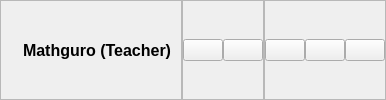
        <widget class="QWidget" name="headerContainer" native="true">
         <layout class="QHBoxLayout" name="horizontalLayout_15">
          <property name="spacing">
           <number>0</number>
          </property>
          <property name="leftMargin">
           <number>0</number>
          </property>
          <property name="topMargin">
           <number>0</number>
          </property>
          <property name="rightMargin">
           <number>0</number>
          </property>
          <property name="bottomMargin">
           <number>0</number>
          </property>
          <item>
           <widget class="QFrame" name="frame_159">
            <property name="frameShape">
             <enum>QFrame::StyledPanel</enum>
            </property>
            <property name="frameShadow">
             <enum>QFrame::Raised</enum>
            </property>
            <layout class="QHBoxLayout" name="horizontalLayout_17">
             <property name="spacing">
              <number>6</number>
             </property>
             <property name="leftMargin">
              <number>9</number>
             </property>
             <property name="topMargin">
              <number>9</number>
             </property>
             <property name="rightMargin">
              <number>9</number>
             </property>
             <property name="bottomMargin">
              <number>9</number>
             </property>
             <item>
              <widget class="QLabel" name="label_74">
               <property name="maximumSize">
                <size>
                 <width>30</width>
                 <height>30</height>
                </size>
               </property>
               <property name="text">
                <string/>
               </property>
               <property name="pixmap">
                <pixmap resource="res.qrc">:/images/logo.png</pixmap>
               </property>
               <property name="scaledContents">
                <bool>true</bool>
               </property>
              </widget>
             </item>
             <item>
              <widget class="QLabel" name="label_75">
               <property name="font">
                <font>
                 <pointsize>12</pointsize>
                 <weight>75</weight>
                 <bold>true</bold>
                </font>
               </property>
               <property name="text">
                <string>Mathguro (Teacher)</string>
               </property>
              </widget>
             </item>
            </layout>
           </widget>
          </item>
          <item alignment="Qt::AlignHCenter">
           <widget class="QFrame" name="frame_160">
            <property name="frameShape">
             <enum>QFrame::StyledPanel</enum>
            </property>
            <property name="frameShadow">
             <enum>QFrame::Raised</enum>
            </property>
            <layout class="QHBoxLayout" name="horizontalLayout_20">
             <property name="spacing">
              <number>0</number>
             </property>
             <property name="leftMargin">
              <number>0</number>
             </property>
             <property name="topMargin">
              <number>0</number>
             </property>
             <property name="rightMargin">
              <number>0</number>
             </property>
             <property name="bottomMargin">
              <number>0</number>
             </property>
             <item>
              <widget class="QPushButton" name="moreMenu_pushButton">
               <property name="toolTip">
                <string>More</string>
               </property>
               <property name="styleSheet">
                <string notr="true">#moreMenu_pushButton:hover{
	background-color: rgb(145, 173, 179);
	border-radius: 5px
}
#moreMenu_pushButton:pressed{
	background-color: rgb(78, 93, 100);
}</string>
               </property>
               <property name="text">
                <string/>
               </property>
               <property name="icon">
                <iconset resource="res.qrc">
                 <normaloff>:/icons/icons/more-horizontal.svg</normaloff>:/icons/icons/more-horizontal.svg</iconset>
               </property>
               <property name="iconSize">
                <size>
                 <width>30</width>
                 <height>30</height>
                </size>
               </property>
              </widget>
             </item>
             <item>
              <widget class="QPushButton" name="profileMenu_pushButton">
               <property name="toolTip">
                <string>Profile</string>
               </property>
               <property name="styleSheet">
                <string notr="true">#profileMenu_pushButton:hover{
	background-color: rgb(145, 173, 179);
	border-radius: 5px
}
#profileMenu_pushButton:pressed{
	background-color: rgb(78, 93, 100);
}</string>
               </property>
               <property name="text">
                <string/>
               </property>
               <property name="icon">
                <iconset resource="res.qrc">
                 <normaloff>:/icons/icons/user.svg</normaloff>:/icons/icons/user.svg</iconset>
               </property>
               <property name="iconSize">
                <size>
                 <width>30</width>
                 <height>30</height>
                </size>
               </property>
              </widget>
             </item>
            </layout>
           </widget>
          </item>
          <item alignment="Qt::AlignRight">
           <widget class="QFrame" name="frame_161">
            <property name="frameShape">
             <enum>QFrame::StyledPanel</enum>
            </property>
            <property name="frameShadow">
             <enum>QFrame::Raised</enum>
            </property>
            <layout class="QHBoxLayout" name="horizontalLayout_21">
             <property name="spacing">
              <number>0</number>
             </property>
             <property name="leftMargin">
              <number>0</number>
             </property>
             <property name="topMargin">
              <number>0</number>
             </property>
             <property name="rightMargin">
              <number>0</number>
             </property>
             <property name="bottomMargin">
              <number>0</number>
             </property>
             <item>
              <widget class="QPushButton" name="minimizeBtn">
               <property name="toolTip">
                <string>Restore Window</string>
               </property>
               <property name="text">
                <string/>
               </property>
               <property name="icon">
                <iconset resource="res.qrc">
                 <normaloff>:/icons/icons/minus.svg</normaloff>:/icons/icons/minus.svg</iconset>
               </property>
              </widget>
             </item>
             <item>
              <widget class="QPushButton" name="restoreBtn">
               <property name="text">
                <string/>
               </property>
               <property name="icon">
                <iconset resource="res.qrc">
                 <normaloff>:/icons/icons/square.svg</normaloff>:/icons/icons/square.svg</iconset>
               </property>
              </widget>
             </item>
             <item>
              <widget class="QPushButton" name="closeBtn">
               <property name="toolTip">
                <string>Close Window</string>
               </property>
               <property name="styleSheet">
                <string notr="true"/>
               </property>
               <property name="text">
                <string/>
               </property>
               <property name="icon">
                <iconset resource="res.qrc">
                 <normaloff>:/icons/icons/x.svg</normaloff>:/icons/icons/x.svg</iconset>
               </property>
              </widget>
             </item>
            </layout>
           </widget>
          </item>
         </layout>
        </widget>
